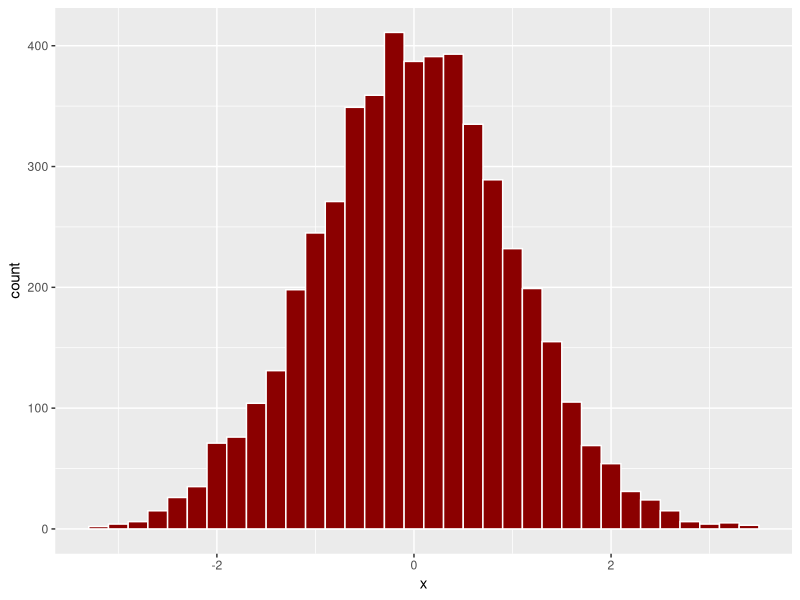

This chart was generated by the following R code:
library(tidyverse)

set.seed(123)
df <- tibble(x = rnorm(5000))

df %>%
  ggplot() +
  geom_histogram(aes(x),
                 binwidth = 0.2,
                 fill = "darkred", color = "white")
